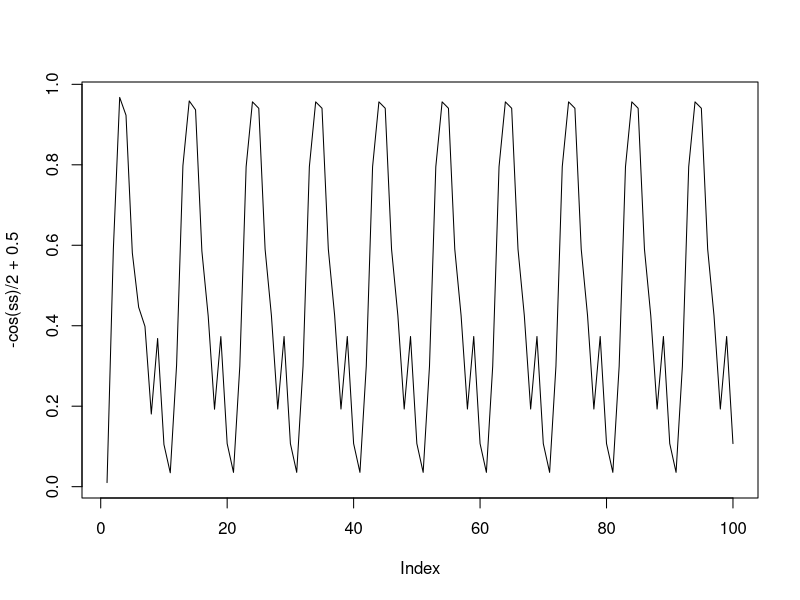

Write the R code that produced this figure.
N = 10

sample_duration = 100
inp_spikes = matrix(0, sample_duration, N)

for(i in 1:sample_duration) { # gen pattern
    ni =  i %% N
    inp_spikes[i, ni+1] = 1.0
#    inp_spikes[[i]] = rpois(sample_duration, rates[i]/1000)
}

cos.m = function(x) {
    1*cos(x)    
}

dt = 0.5
sens = 1.0
b = 0.0

w = rnorm(N)
ss = NULL
s = 0.0
for (istep in 1:sample_duration) {
    delta = (1.0 - cos.m(s) + (1.0 + cos.m(s)) * (b + inp_spikes[istep,] %*% w))
    
    new_s = s + dt * delta     
    
    ss = c(ss, new_s)
    s = new_s
}

plot(-cos(ss)/2.0 + 0.5,type="l")